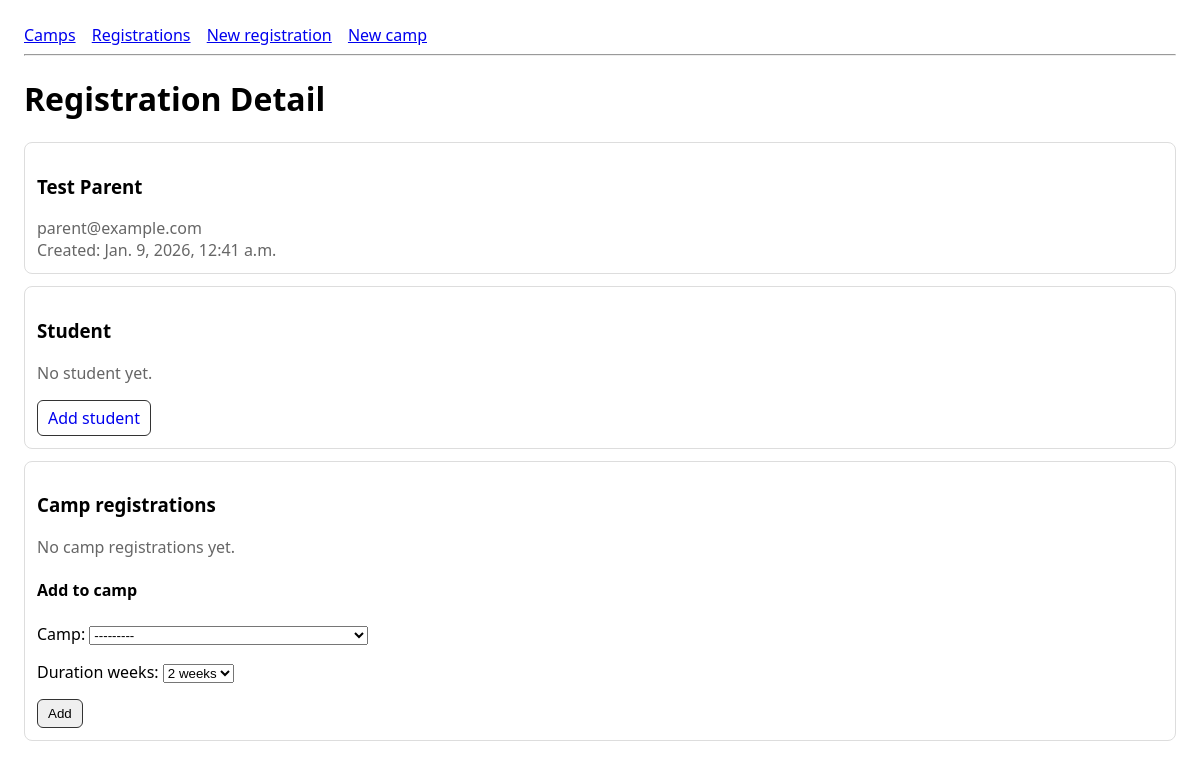
The page /registrations/3/ on the database its author committed.
### camps/models.py (models this page shows, shortened)
class ParentRegistration(models.Model):
    parent_name = models.CharField(max_length=120)
    email = models.EmailField()
    created_at = models.DateTimeField(auto_now_add=True)
    class Meta:
        ordering = ["-created_at"]

### camps/views.py (the view)
def registration_detail(request, pk: int):
    reg = get_object_or_404(ParentRegistration.objects.select_related("student"), pk=pk)
    camp_regs = reg.camp_registrations.select_related("camp")
    camp_reg_form = CampRegistrationForm(parent_registration=reg)
    return render(
        request,
        "camps/registration_detail.html",
        {
            "reg": reg,
            "camp_regs": camp_regs,
            "camp_reg_form": camp_reg_form,
        },
    )

### camps/forms.py (shortened to what this page needs)
class CampRegistrationForm(forms.ModelForm):
    class Meta:
        model = CampRegistration
        fields = ["camp", "duration_weeks"]
    def __init__(self, *args, **kwargs):
        self.parent_registration = kwargs.pop("parent_registration", None)
        super().__init__(*args, **kwargs)

### camps/models.py (called while the page is built)
    def __str__(self) -> str:
        return f"{self.name} ({self.start_date} to {self.end_date})"

### templates/camps/registration_detail.html (shortened to what this page needs)
{% extends "base.html" %}
{% block content %}
<h1>Registration Detail</h1>
<div class="card">
  <h3>{{ reg.parent_name }}</h3>
  <div class="muted">{{ reg.email }}</div>
  <div class="muted">Created: {{ reg.created_at }}</div>
</div>
<div class="card">
  <h3>Student</h3>
  {% if reg.student %}
    <p>{{ reg.student.first_name }} {{ reg.student.last_name }} (Age {{ reg.student.age }})</p>
  {% else %}
    <p class="muted">No student yet.</p>
    <a class="btn" href="{% url 'camps:registration_add_student' reg.pk %}">Add student</a>
  {% endif %}
</div>
<div class="card">
  <h3>Camp registrations</h3>
  {% if camp_regs %}
    <ul>
      {% for cr in camp_regs %}
        <li>{{ cr.camp.name }} — {{ cr.duration_weeks }} week(s)</li>
      {% endfor %}
    </ul>
  {% else %}
    <p class="muted">No camp registrations yet.</p>
  {% endif %}
  <h4>Add to camp</h4>
  <form method="post" action="{% url 'camps:registration_add_camp' reg.pk %}">
    {{ camp_reg_form.as_p }}
    <button class="btn" type="submit">Add</button>
  </form>
</div>
{% endblock %}

### templates/base.html (style rules this page uses)
body { font-family: system-ui, Arial; margin: 24px; }
.muted { color: #666; }
.card { border: 1px solid #ddd; padding: 12px; margin: 12px 0; border-radius: 8px; }
.btn { display: inline-block; padding: 6px 10px; border: 1px solid #333; border-radius: 6px; text-decoration: none; }

### rows shown on the page
ParentRegistration: parent_name "Test Parent", email "parent@example.com", created_at "Jan. 9, 2026, 12:41 a.m."
